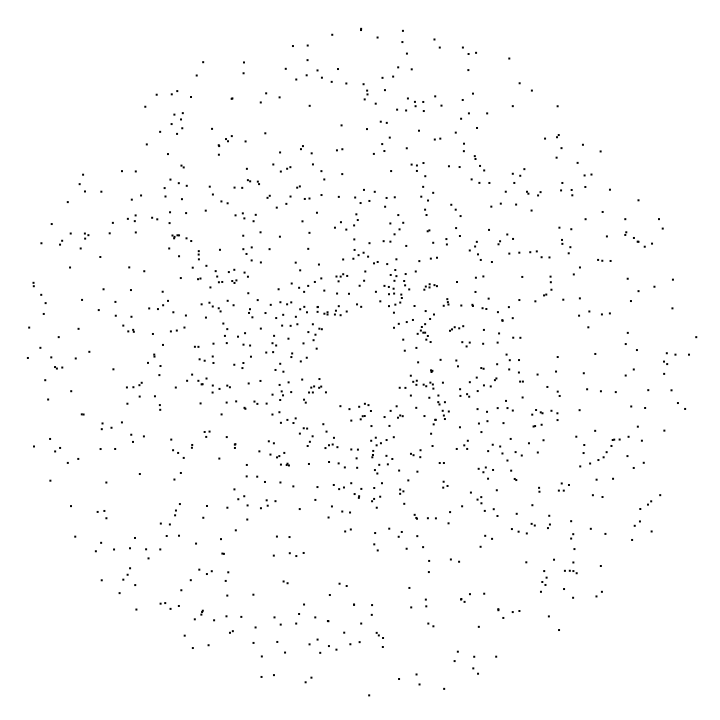
Frame 1 (no input)
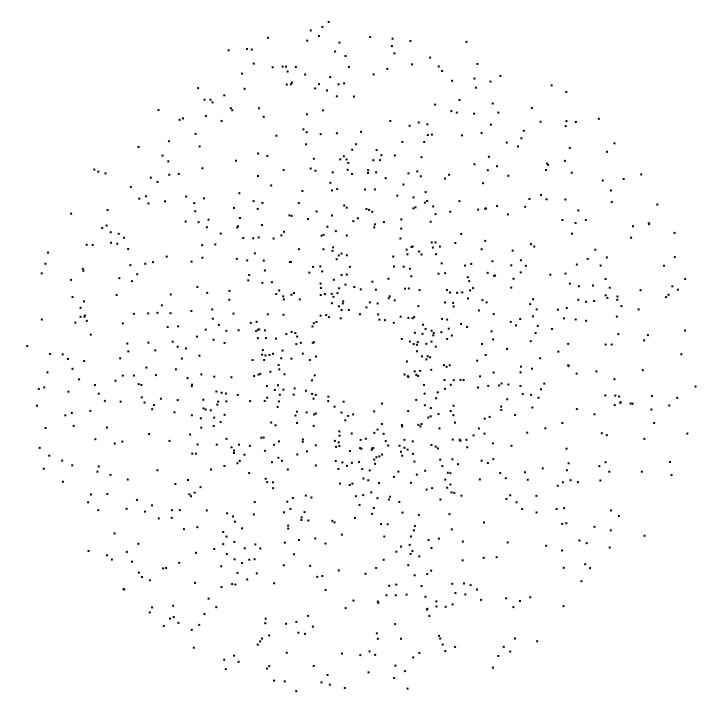
Frame 60 (the mouse pressed at the canvas centre just before this capture)
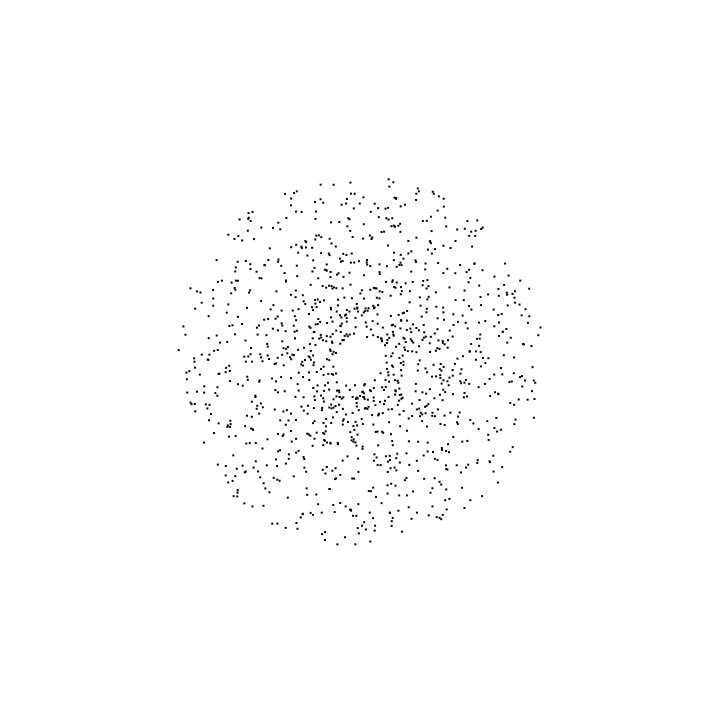
Frame 120 (the mouse held since frame 60 and released just before this capture)

The Processing sketch that drew these frames (run headless with seeded random() and noise(); from frame 60 on, the mouse is pressed at the canvas centre):

// Processing sketch: ParticleStorm
// ── ParticleStorm.pde

//==== constant ====
final int SCREEN_WIDTH=720;
final int SCREEN_HEIGHT=720;

final float DELTA_RADIAN_MAX=0.1;
final float DELTA_RADIAN_MIN=0.01;

final int PARTICLE_WIDTH=2;
final int PARTICLE_COLOR=#000000;
final int PARTICLE_COUNT=1200;
final float PARTICLE_LENGTH_MAX=360;
final float PARTICLE_LENGTH_MIN=24;
final float DECREASE_FACTOR=0.99;
final float INCREASE_FACTOR=1.01;

//==== variable ====
ArrayList<Particle> particles=new ArrayList<Particle>();

//==== function ====
void initParticles(){
    for(int i=0;i<PARTICLE_COUNT;++i){
        Point pos=new Point(SCREEN_WIDTH/2, SCREEN_HEIGHT/2);
        Particle p=new Particle(pos, random(0, TWO_PI), random(DELTA_RADIAN_MIN, DELTA_RADIAN_MAX), random(PARTICLE_LENGTH_MIN+20, PARTICLE_LENGTH_MAX-20));
        particles.add(p);
    }
}

void setup(){
    size(720, 720);
    background(255);
    initParticles();
}

void draw(){
    noStroke();
    fill(255);
    rect(0, 0, SCREEN_WIDTH, SCREEN_HEIGHT);
    if(mousePressed){
        float factor=DECREASE_FACTOR;
        if(mouseButton==RIGHT) factor=INCREASE_FACTOR;
        for(Particle p: particles) p.multi(factor);
    }
    for(Particle p: particles) p.update();
}
// ── Particle.pde
class Particle{
    Point pos;
    float radian;
    float deltaRadian;
    float len;

    Particle(){}
    Particle(Point p, float r, float dr, float l){
        pos=new Point(p);
        radian=r;
        deltaRadian=dr;
        len=l;
    }
    
    private void show(){
        Point p=getPoint(pos, radian, len);
        fill(PARTICLE_COLOR);
        noStroke();
        float halfW=PARTICLE_WIDTH/2;
        rect(p.x-halfW, p.y-halfW, PARTICLE_WIDTH, PARTICLE_WIDTH);
    }

    void multi(float factor){
        if(len<PARTICLE_LENGTH_MIN && factor<1) return;
        if(len>PARTICLE_LENGTH_MAX && factor>1) return;
        len*=factor;
    }
    
    void update(){
        radian+=deltaRadian;
        if(radian>TWO_PI) radian-=TWO_PI;
        show();
    }
}
// ── Point.pde
class Point{
  float x;
  float y;
  Point(){}
  Point(float _x, float _y){
    x=_x;
    y=_y;
  }
  
  Point(Point p){
    x=p.x;
    y=p.y;
  }
}

//getPoint
Point getPoint(Point p, float r, float len){
    float x=p.x+len*cos(r);
    float y=p.y+len*sin(r);
    return new Point(x, y);
}

//getNormalizeRadian
float getNormalizeRadian(float radian){
  if(radian>0 && radian<2*PI) return radian;
  
  if(radian<0){
    int c=int((-radian)/(2*PI))+1;
    radian+=c*2*PI;
  }
  
  //radian >= 2*PI
  else{
    int c=int(radian/(2*PI));
    radian-=c*2*PI;
  }
  
  return radian;
}
